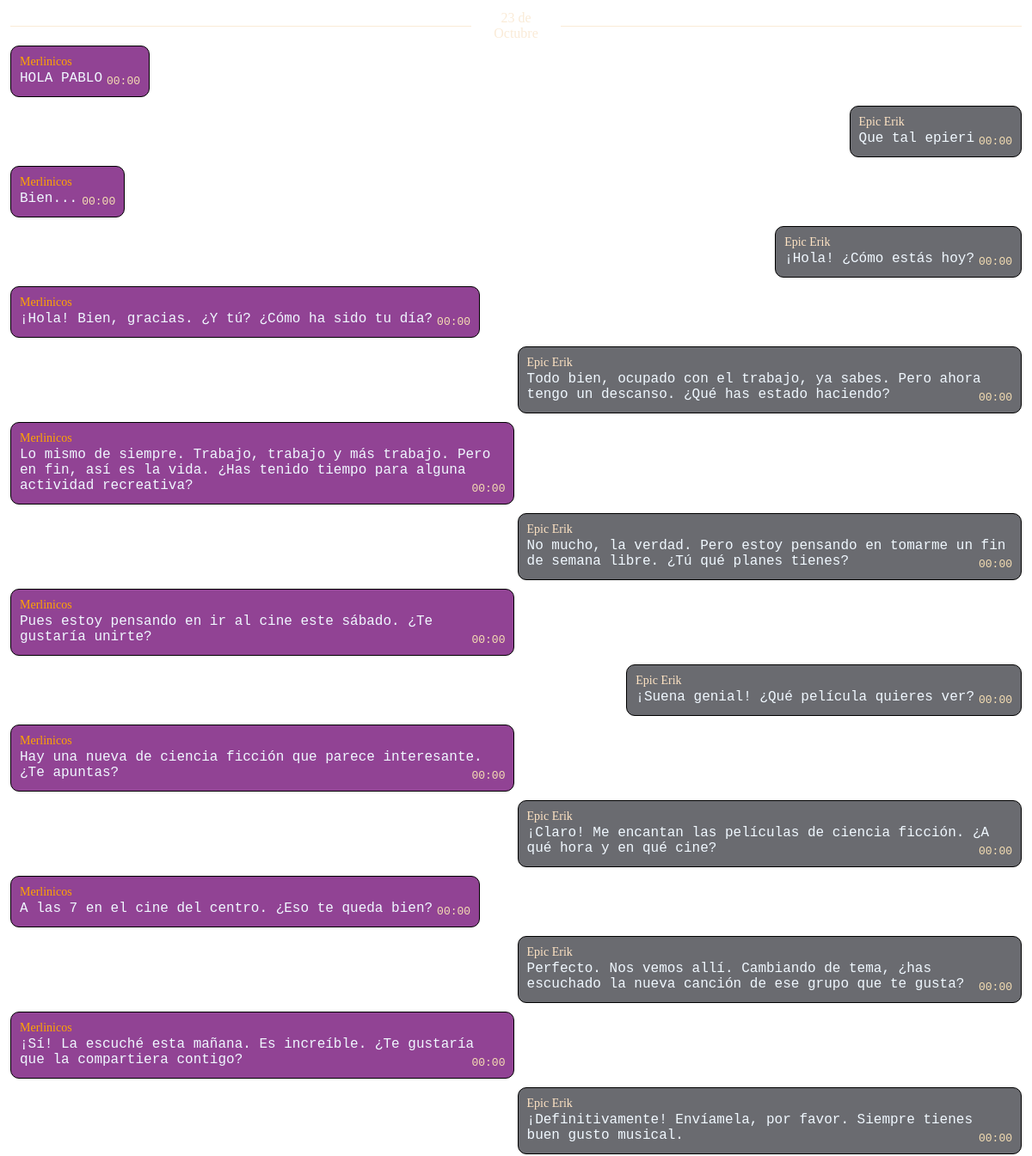
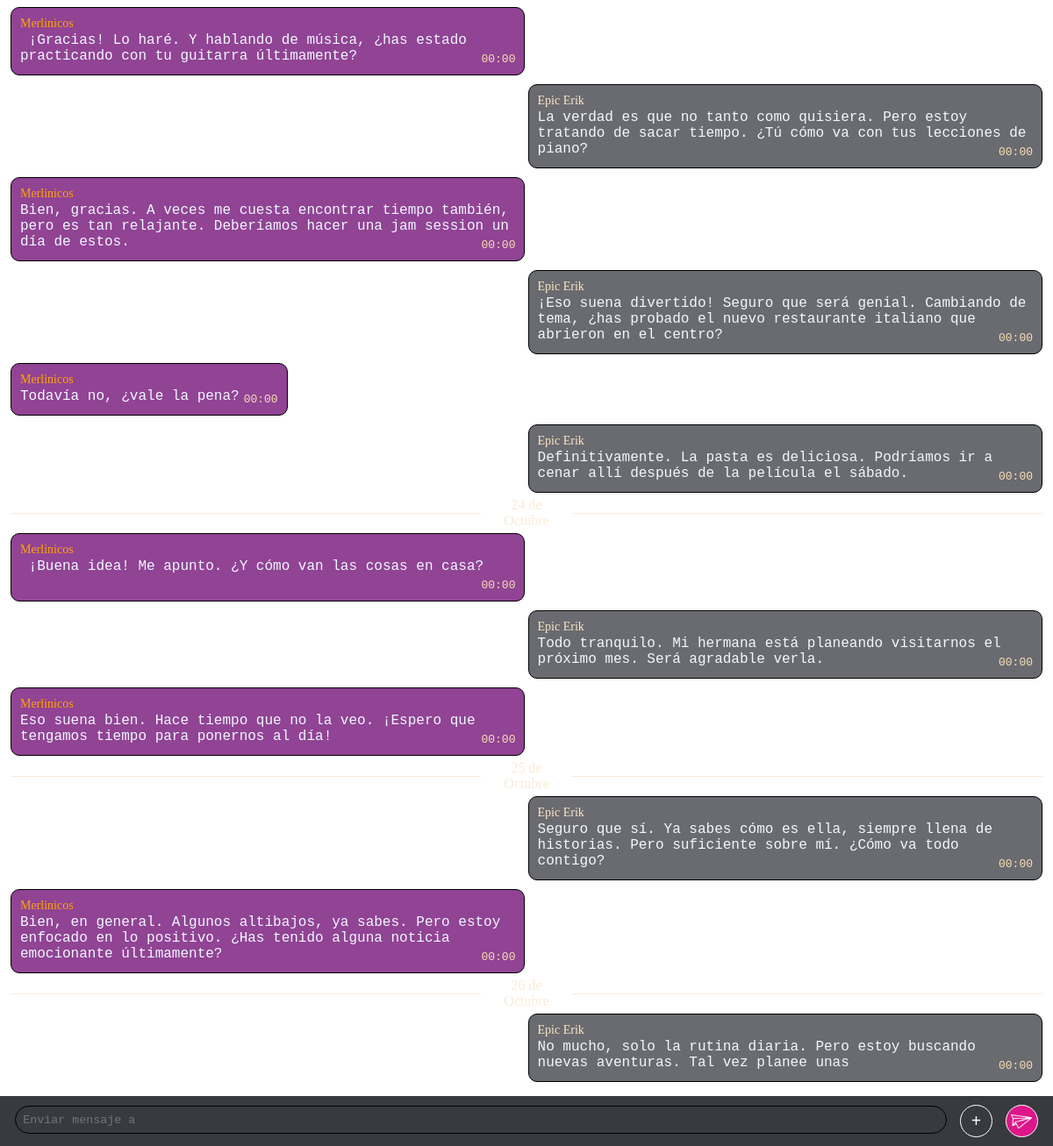
The page /pages/chat.php?conversacion=1 (signed in) on the database as committed earlier (2 pictures, top to bottom).
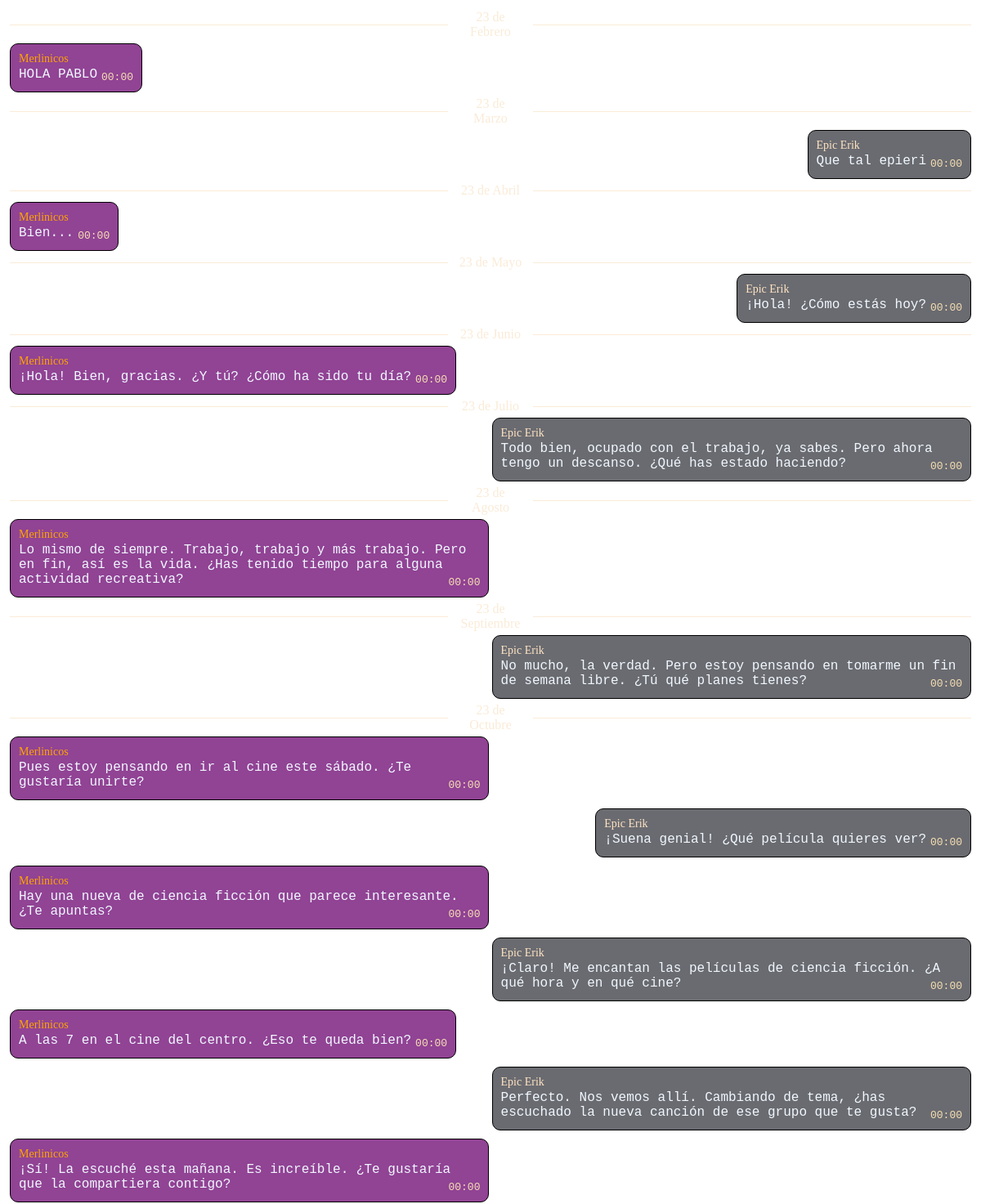
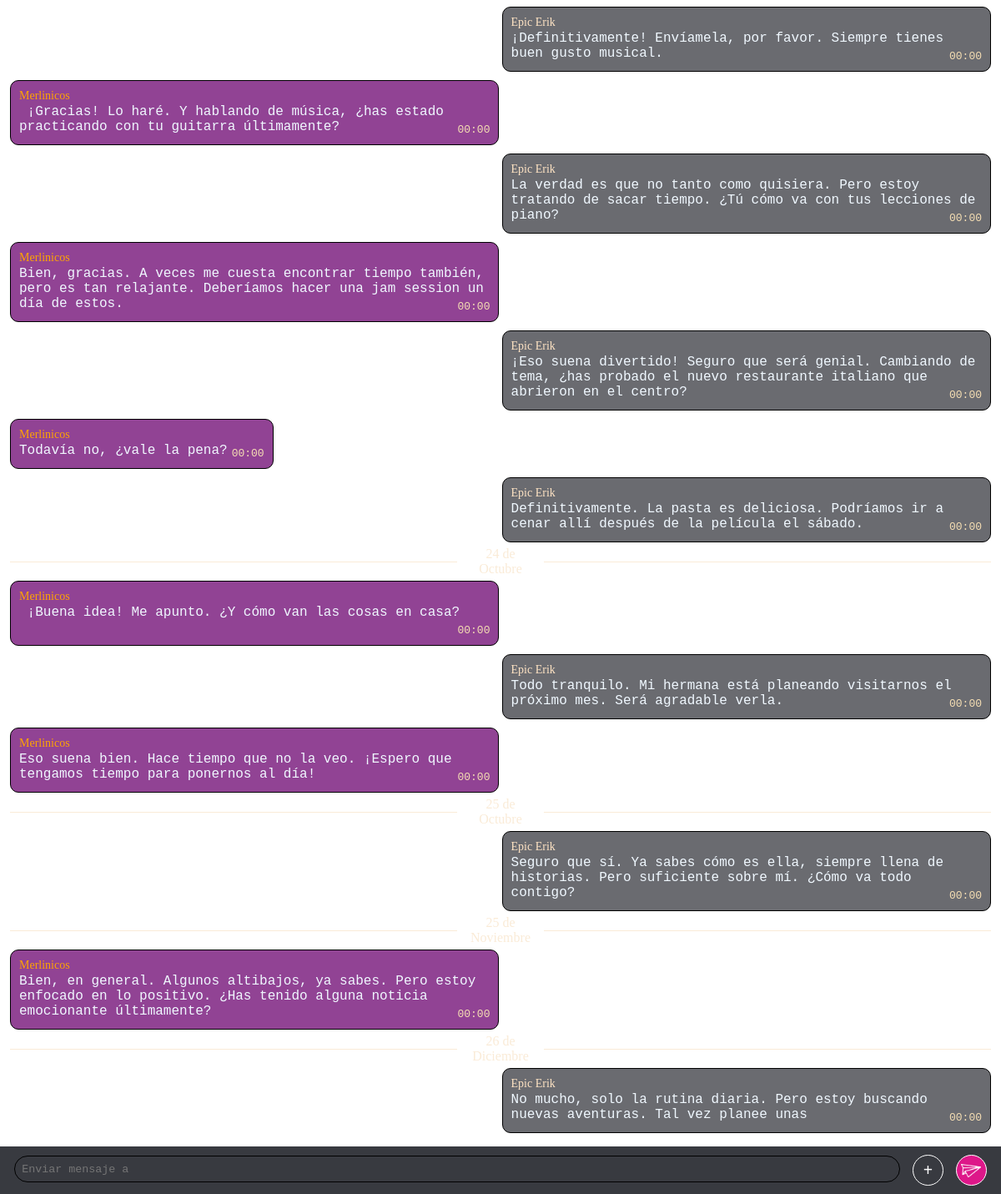
The same page on the database as committed later (2 pictures, top to bottom).
### tables this page shows
CREATE TABLE Mensaje(
    ID_usuario int,
	Num_Mensaje int AUTO_INCREMENT,
	ID_conversacion int,
    Fecha DATETIME,
    Cuerpo varchar(600),
    Tipo varchar(20),
    foreign key (ID_usuario) references Usuario(ID_usuario) ON DELETE CASCADE,
    foreign key (ID_conversacion) references Conversacion(ID_conversacion) ON DELETE CASCADE,
    primary key(Num_Mensaje, ID_Conversacion, ID_usuario) 
);

CREATE TABLE Usuario (
    ID_usuario int AUTO_INCREMENT PRIMARY KEY,
    NombreUsuario varchar(25) UNIQUE,
	Contraseña varchar(100),
    Correo varchar(50) UNIQUE,
    Telefono varchar(9),
	Tipo varchar(25),
    rutaImagenPerfil varchar(66),
	Valoracion varchar(10)
);

### storage/classes/DbConector.php (called while the page is built, shortened)
<?php
class DbConector {
    private $db = "";
    private static $instance;
    public static function singleton()
    {
        if (!isset(self::$instance)) {
            self::$instance = new self();
        }
        return self::$instance;
    }
    private function __construct() {
        $this->db = new PDO($this::DB_DATA, $this::USERNAME, $this::PASSWD);
    }
    public function getUsernameFromChat($chatId, $currentUserId) {
        $consulta = $this->db->prepare("select NombreUsuario from Conversacion, Usuario where (Conversacion.ID_conversacion = :id_chat) and
        (Usuario.ID_usuario = Conversacion.ID_usuario2 or Usuario.ID_usuario = Conversacion.ID_usuario1) and
        Usuario.NombreUsuario not like (select NombreUsuario from Usuario where ID_usuario = :id_usuario)");
        $consulta->bindParam(":id_usuario", $currentUserId, PDO::PARAM_INT);
        $consulta->bindParam(":id_chat", $chatId, PDO::PARAM_INT);
        $results = $consulta->execute();
        $data = $consulta->fetch(PDO::FETCH_NUM);
        return $data[0];
    }
    public function getUsernameById($userId) {
        $consulta = $this->db->prepare("select NombreUsuario from Usuario where ID_usuario = :id_usuario");
        $consulta->bindParam(":id_usuario", $userId, PDO::PARAM_INT);
        $results = $consulta->execute();
        $data = $consulta->fetch(PDO::FETCH_NUM);
        return $data[0];
    }
    public function getMessages($idChat) {
        $consulta = $this->db->prepare("select * from Mensaje where ID_conversacion = :id_chat");
        $consulta->bindParam(":id_chat", $idChat, PDO::PARAM_INT);
        $results = $consulta->execute();
        $data = $consulta->fetchAll(PDO::FETCH_NUM);
        return $data;
    }
}
?>

### storage/data.php (called while the page is built, shortened)
<?php
function obtenerHoraDeFecha($fecha){
    return substr($fecha, 11,5);
}
function obtenerFechaDeMensaje($fecha){
    $date =  new DateTime(substr($fecha, 0,10));
    $mes = monthToSpanish($date->format("F"));
    return $date->format("d")." de ".$mes;
}
function monthToSpanish(string $month) {
    $palabra = "error";
    switch (strtolower($month)) {
        case "february":
            $palabra = "Febrero";
            break;
        case "march":
            $palabra = "Marzo";
            break;
        case "april":
            $palabra = "Abril";
            break;
        case "may":
            $palabra = "Mayo";
            break;
        case "june":
            $palabra = "Junio";
            break;
        case "july":
            $palabra = "Julio";
            break;
        case "august":
            $palabra = "Agosto";
            break;
        case "september":
            $palabra = "Septiembre";
            break;
        case "october":
            $palabra = "Octubre";
            break;
        case "november":
            $palabra = "Noviembre";
            break;
        case "december":
            $palabra = "Diciembre";
            break;
    }
    return $palabra;
}
?>

### storage/classes/CurrentUser.php (called while the page is built, shortened)
<?php
class CurrentUser {
    static function getConfig() {
        return $_SESSION["user"][0];
    }
}
?>

### public/pages/chat.php (the view, shortened to what this page needs)
<?php
require_once("../../storage/data.php");
$user = CurrentUser::getConfig();
$consultor = DbConector::singleton();
$fechaMensaje = 0;
$messages = $consultor->getMessages($_GET['conversacion']);
$otherUserName = $consultor->getUsernameFromChat($_GET['conversacion'], $user["ID_usuario"]);
?>
<!DOCTYPE html>
<html lang="es">
<head>
    <link rel="stylesheet" href="../styles/chat.css">
</head>
<body onload="init()">
    <div id="cuerpo">
        <div id="contenido">
            <div id="mensajes">
                <?php foreach ($messages as $key => $mensaje) { ?>
                    <?php if ($fechaMensaje != obtenerFechaDeMensaje($mensaje[3])) { ?>
                        <span class="fecha"><hr><span><?php echo obtenerFechaDeMensaje($mensaje[3])?></span><hr></span>
                        <?php $fechaMensaje = obtenerFechaDeMensaje($mensaje[3]);?>
                    <?php }?>
                    <div class="mensaje <?=($mensaje[0] == $user["ID_usuario"]) ? "propio" : "ajeno" ?>">
                        <div class="remitente"><?= $consultor->getUsernameById($mensaje[0])?></div>
                        <pre class="contenedorTexto"><?php if($mensaje[5]==="texto"){ ?><span class="texto"><?=htmlspecialchars($mensaje[4])?></span><div class="horaMensaje"><span><?=obtenerHoraDeFecha($mensaje[3])?></span></div><?php }else if($mensaje[5]==="imagen"){ ?><img class="imagen" src="<?=htmlspecialchars($mensaje[4])?>"><div class="horaImagen"><span><?=obtenerHoraDeFecha($mensaje[3])?></span></div><?php } ?></pre>
                    </div>
                <?php } ?>
            </div>
            <div id="contenedorBarraMensaje">
                <form id="formulario" method="post" action="chat.php?conversacion=<?=$_GET['conversacion'] ?>">
                    <textarea name="mensajeEscrito" placeholder="Enviar mensaje a <?=$otherUserName?>" id="cajaMensaje"></textarea>
                </form>
                <div id="enviarRecurso" class="contFuncionBarra recurso"><span class="funcionBarra">+</span></div>
                <div id="enviarMsg" class="contFuncionBarra enter"><img src="../resources/avion.png"></div>
            </div>
        </div>
    </div>
</body>
</html>

### public/styles/chat.css (style rules this page uses)
* { padding: 0px; margin: 0px; background-color: rgba(0,0,0,0); scrollbar-width: 0; }
#cuerpo { position: relative; z-index: 0; height: 100vh; width: 100%; }
#contenedorBarraMensaje { position: fixed; bottom: 0; background-color: #383A40; height: max-content; width: 100%; display: flex; align-items: center; justify-content: space-around; padding: 10px; box-sizing: border-box; }
#formulario { padding: 0px; margin: 0px; width: 90%; height: fit-content; box-sizing: border-box; }
#cajaMensaje { background-color: transparent; color: lavender; border: 1px solid black; width: 100%; padding: .5rem; height: 2rem; max-height: 6rem; border-radius: 20px; overflow: hidden; overflow-y: scroll; display: inline-block; scrollbar-width: 0; resize: none; box-sizing: border-box; }
#contenido { width: 100%; height: 100vh; overflow-x: hidden; }
#mensajes { width: 100%; box-sizing: border-box; padding: 1%; display: flex; flex-direction: column; margin-bottom: 3.5rem; }
.propio { margin-left: auto; color: bisque; }
.ajeno { margin-right: auto; color: orange; background-color: rgba(109, 4, 112, 0.75) !important; }
.mensaje { border: 1px solid black; border-radius: 10px; padding: 10px; width: fit-content; height: min-content; background-color: rgba(56, 58, 64, 0.75); max-width: 48%; margin-top: 5px; margin-bottom: 5px; position: relative; }
.contenedorTexto { white-space: pre-wrap; white-space: -moz-pre-wrap; white-space: -pre-wrap; white-space: -o-pre-wrap; word-wrap: break-word; }
.texto { color: aliceblue; height: fit-content; font-size: 16px; }
.remitente { font-size: 14px; margin-bottom: 2px; }
.horaMensaje { float: right; margin: 5px 0px 0px 5px; }
.horaMensaje > span, .horaImagen > span { color: wheat; }
.contFuncionBarra { display: inline-block; padding: 5px; border-radius: 50%; height: 25px; width: 25px; display: flex; align-items: center; justify-content: center; cursor: pointer; border: 1px solid white; }
.funcionBarra { color: white; font-weight: bolder; font-size: 20px; }
.enter { background-color: #DD1789; display: flex; align-items: center; justify-content: center; }
.enter >img { height: 16px; width: 24.64px; }
.fecha { display: flex; flex-direction: row; justify-content: center; align-items: center; text-align: center; width: 100%; gap:10px; color: antiquewhite; }
.fecha hr { height: 1px; width: 100%; border: none; background-color: antiquewhite; }
.fecha span { width: 15%; padding: 0 2px; }

Rows that differ between the two databases and show on the page:
changed mensaje "HOLA PABLO": Fecha "2023-10-23 00:00:00" → "2023-02-23 00:00:00" (drawn)
changed mensaje "Que tal epieri": Fecha "2023-10-23 00:00:00" → "2023-03-23 00:00:00" (drawn)
changed mensaje "Bien...": Fecha "2023-10-23 00:00:00" → "2023-04-23 00:00:00" (drawn)
changed mensaje "¡Hola! ¿Cómo estás hoy?": Fecha "2023-10-23 00:00:00" → "2023-05-23 00:00:00" (drawn)
changed mensaje "¡Hola! Bien, gracias. ¿Y tú? ¿Cómo ha sido tu día?": Fecha "2023-10-23 00:00:00" → "2023-06-23 00:00:00" (drawn)
changed mensaje (number 6 of 28 on the later page): Fecha "2023-10-23 00:00:00" → "2023-07-23 00:00:00" (drawn)
changed mensaje (number 7 of 28 on the later page): Fecha "2023-10-23 00:00:00" → "2023-08-23 00:00:00" (drawn)
changed mensaje (number 8 of 28 on the later page): Fecha "2023-10-23 00:00:00" → "2023-09-23 00:00:00" (drawn)
changed mensaje (number 27 of 28 on the later page): Fecha "2023-10-25 00:00:00" → "2023-11-25 00:00:00" (drawn)
